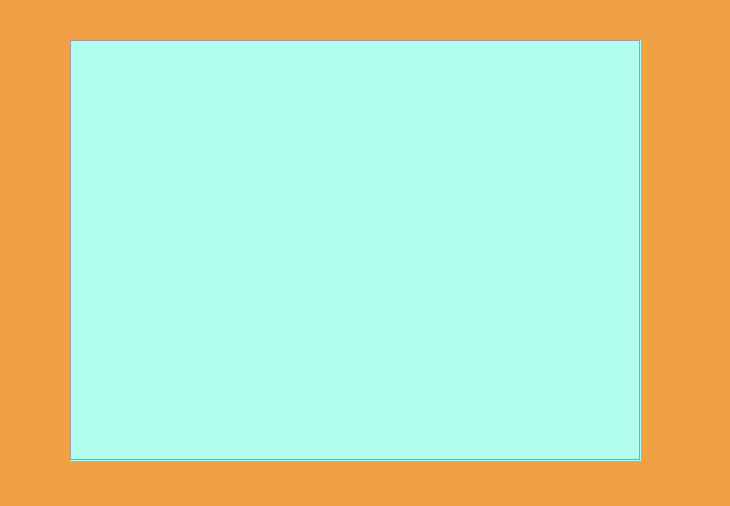
<?xml version="1.0" encoding="UTF-8"?>
<ui version="4.0">
 <class>gameBoard</class>
 <widget class="QWidget" name="gameBoard">
  <property name="geometry">
   <rect>
    <x>0</x>
    <y>0</y>
    <width>730</width>
    <height>506</height>
   </rect>
  </property>
  <property name="palette">
   <palette>
    <active>
     <colorrole role="Base">
      <brush brushstyle="SolidPattern">
       <color alpha="255">
        <red>255</red>
        <green>255</green>
        <blue>255</blue>
       </color>
      </brush>
     </colorrole>
     <colorrole role="Window">
      <brush brushstyle="SolidPattern">
       <color alpha="255">
        <red>240</red>
        <green>161</green>
        <blue>69</blue>
       </color>
      </brush>
     </colorrole>
    </active>
    <inactive>
     <colorrole role="Base">
      <brush brushstyle="SolidPattern">
       <color alpha="255">
        <red>255</red>
        <green>255</green>
        <blue>255</blue>
       </color>
      </brush>
     </colorrole>
     <colorrole role="Window">
      <brush brushstyle="SolidPattern">
       <color alpha="255">
        <red>240</red>
        <green>161</green>
        <blue>69</blue>
       </color>
      </brush>
     </colorrole>
    </inactive>
    <disabled>
     <colorrole role="Base">
      <brush brushstyle="SolidPattern">
       <color alpha="255">
        <red>240</red>
        <green>161</green>
        <blue>69</blue>
       </color>
      </brush>
     </colorrole>
     <colorrole role="Window">
      <brush brushstyle="SolidPattern">
       <color alpha="255">
        <red>240</red>
        <green>161</green>
        <blue>69</blue>
       </color>
      </brush>
     </colorrole>
    </disabled>
   </palette>
  </property>
  <property name="windowTitle">
   <string>Form</string>
  </property>
  <widget class="QTableWidget" name="tableWidget">
   <property name="geometry">
    <rect>
     <x>70</x>
     <y>40</y>
     <width>571</width>
     <height>421</height>
    </rect>
   </property>
   <property name="palette">
    <palette>
     <active>
      <colorrole role="Light">
       <brush brushstyle="SolidPattern">
        <color alpha="255">
         <red>169</red>
         <green>255</green>
         <blue>250</blue>
        </color>
       </brush>
      </colorrole>
      <colorrole role="BrightText">
       <brush brushstyle="SolidPattern">
        <color alpha="255">
         <red>172</red>
         <green>255</green>
         <blue>255</blue>
        </color>
       </brush>
      </colorrole>
      <colorrole role="Base">
       <brush brushstyle="SolidPattern">
        <color alpha="255">
         <red>178</red>
         <green>255</green>
         <blue>240</blue>
        </color>
       </brush>
      </colorrole>
      <colorrole role="HighlightedText">
       <brush brushstyle="SolidPattern">
        <color alpha="255">
         <red>188</red>
         <green>255</green>
         <blue>248</blue>
        </color>
       </brush>
      </colorrole>
      <colorrole role="NoRole">
       <brush brushstyle="SolidPattern">
        <color alpha="255">
         <red>138</red>
         <green>226</green>
         <blue>207</blue>
        </color>
       </brush>
      </colorrole>
      <colorrole role="ToolTipBase">
       <brush brushstyle="SolidPattern">
        <color alpha="255">
         <red>171</red>
         <green>255</green>
         <blue>246</blue>
        </color>
       </brush>
      </colorrole>
      <colorrole role="PlaceholderText">
       <brush brushstyle="SolidPattern">
        <color alpha="128">
         <red>158</red>
         <green>231</green>
         <blue>234</blue>
        </color>
       </brush>
      </colorrole>
     </active>
     <inactive>
      <colorrole role="Light">
       <brush brushstyle="SolidPattern">
        <color alpha="255">
         <red>169</red>
         <green>255</green>
         <blue>250</blue>
        </color>
       </brush>
      </colorrole>
      <colorrole role="BrightText">
       <brush brushstyle="SolidPattern">
        <color alpha="255">
         <red>172</red>
         <green>255</green>
         <blue>255</blue>
        </color>
       </brush>
      </colorrole>
      <colorrole role="Base">
       <brush brushstyle="SolidPattern">
        <color alpha="255">
         <red>178</red>
         <green>255</green>
         <blue>240</blue>
        </color>
       </brush>
      </colorrole>
      <colorrole role="HighlightedText">
       <brush brushstyle="SolidPattern">
        <color alpha="255">
         <red>188</red>
         <green>255</green>
         <blue>248</blue>
        </color>
       </brush>
      </colorrole>
      <colorrole role="NoRole">
       <brush brushstyle="SolidPattern">
        <color alpha="255">
         <red>138</red>
         <green>226</green>
         <blue>207</blue>
        </color>
       </brush>
      </colorrole>
      <colorrole role="ToolTipBase">
       <brush brushstyle="SolidPattern">
        <color alpha="255">
         <red>171</red>
         <green>255</green>
         <blue>246</blue>
        </color>
       </brush>
      </colorrole>
      <colorrole role="PlaceholderText">
       <brush brushstyle="SolidPattern">
        <color alpha="128">
         <red>158</red>
         <green>231</green>
         <blue>234</blue>
        </color>
       </brush>
      </colorrole>
     </inactive>
     <disabled>
      <colorrole role="Light">
       <brush brushstyle="SolidPattern">
        <color alpha="255">
         <red>169</red>
         <green>255</green>
         <blue>250</blue>
        </color>
       </brush>
      </colorrole>
      <colorrole role="BrightText">
       <brush brushstyle="SolidPattern">
        <color alpha="255">
         <red>172</red>
         <green>255</green>
         <blue>255</blue>
        </color>
       </brush>
      </colorrole>
      <colorrole role="Base">
       <brush brushstyle="SolidPattern">
        <color alpha="255">
         <red>240</red>
         <green>161</green>
         <blue>69</blue>
        </color>
       </brush>
      </colorrole>
      <colorrole role="HighlightedText">
       <brush brushstyle="SolidPattern">
        <color alpha="255">
         <red>188</red>
         <green>255</green>
         <blue>248</blue>
        </color>
       </brush>
      </colorrole>
      <colorrole role="NoRole">
       <brush brushstyle="SolidPattern">
        <color alpha="255">
         <red>138</red>
         <green>226</green>
         <blue>207</blue>
        </color>
       </brush>
      </colorrole>
      <colorrole role="ToolTipBase">
       <brush brushstyle="SolidPattern">
        <color alpha="255">
         <red>171</red>
         <green>255</green>
         <blue>246</blue>
        </color>
       </brush>
      </colorrole>
      <colorrole role="PlaceholderText">
       <brush brushstyle="SolidPattern">
        <color alpha="128">
         <red>158</red>
         <green>231</green>
         <blue>234</blue>
        </color>
       </brush>
      </colorrole>
     </disabled>
    </palette>
   </property>
   <property name="frameShape">
    <enum>QFrame::Box</enum>
   </property>
   <property name="verticalScrollBarPolicy">
    <enum>Qt::ScrollBarAlwaysOff</enum>
   </property>
   <property name="horizontalScrollBarPolicy">
    <enum>Qt::ScrollBarAlwaysOff</enum>
   </property>
   <property name="alternatingRowColors">
    <bool>true</bool>
   </property>
   <property name="textElideMode">
    <enum>Qt::ElideMiddle</enum>
   </property>
   <property name="horizontalScrollMode">
    <enum>QAbstractItemView::ScrollPerPixel</enum>
   </property>
  </widget>
 </widget>
 <resources/>
 <connections/>
</ui>
